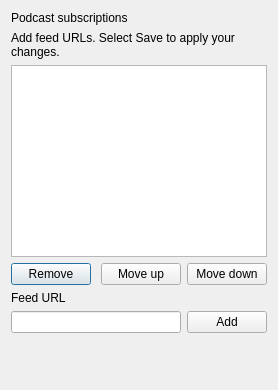
<ui version="4.0">
 <class>PodcastConfiguration</class>
 <widget class="QDialog" name="PodcastConfiguration">
  <property name="windowTitle"><string>Podcast subscriptions</string></property>
  <layout class="QVBoxLayout" name="rootLayout">
   <item><widget class="QLabel" name="heading"><property name="text"><string>Podcast subscriptions</string></property></widget></item>
   <item><widget class="QLabel" name="help"><property name="text"><string>Add feed URLs. Select Save to apply your changes.</string></property><property name="wordWrap"><bool>true</bool></property></widget></item>
   <item><widget class="QListWidget" name="podcastList">
    <property name="dragEnabled"><bool>true</bool></property>
    <property name="dragDropMode"><enum>QAbstractItemView::InternalMove</enum></property>
    <property name="selectionMode"><enum>QAbstractItemView::ExtendedSelection</enum></property>
    <property name="alternatingRowColors"><bool>true</bool></property>
   </widget></item>
   <item><layout class="QHBoxLayout" name="listActions">
    <item><widget class="QPushButton" name="podcastDelete"><property name="text"><string>Remove</string></property></widget></item>
    <item><spacer name="actionSpace"><property name="orientation"><enum>Qt::Horizontal</enum></property><property name="sizeHint" stdset="0"><size><width>0</width><height>0</height></size></property></spacer></item>
    <item><widget class="QPushButton" name="podcastUp"><property name="text"><string>Move up</string></property></widget></item>
    <item><widget class="QPushButton" name="podcastDown"><property name="text"><string>Move down</string></property></widget></item>
   </layout></item>
   <item><widget class="QLabel" name="urlLabel"><property name="text"><string>Feed URL</string></property><property name="buddy"><cstring>podcastURL</cstring></property></widget></item>
   <item><layout class="QHBoxLayout" name="entryLayout">
    <item><widget class="QLineEdit" name="podcastURL"><property name="clearButtonEnabled"><bool>true</bool></property></widget></item>
    <item><widget class="QPushButton" name="podcastAdd"><property name="text"><string>Add</string></property></widget></item>
   </layout></item>
   <item><widget class="QLabel" name="entryMessage"><property name="text"><string/></property><property name="wordWrap"><bool>true</bool></property></widget></item>
   <item><widget class="QLabel" name="draftStatus"><property name="text"><string/></property><property name="wordWrap"><bool>true</bool></property></widget></item>
   <item><widget class="QDialogButtonBox" name="okCancel"><property name="standardButtons"><set>QDialogButtonBox::NoButton</set></property></widget></item>
  </layout>
 </widget>
 <resources/>
 <connections/>
</ui>
